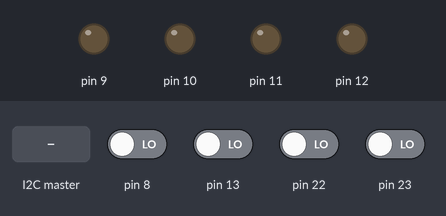
The sketch below on a simulated Arduino Uno, built with avr-gcc and run on an emulated ATmega328P. On the bench: output pins drawn as LEDs (lit = HIGH). The inputs (shaded band) are chosen by the test bench; at power-on: pin 8, pin 13, pin 22, pin 23 LOW.

Above: at 1.2 s.
1.3 s: the I2C master sends the byte 0
At 2.2 s:
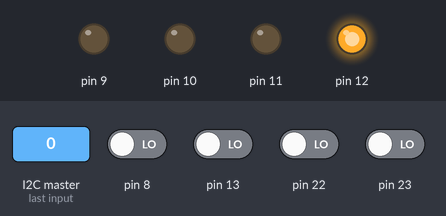
2.8 s: the I2C master sends the byte 2
At 3.4 s:
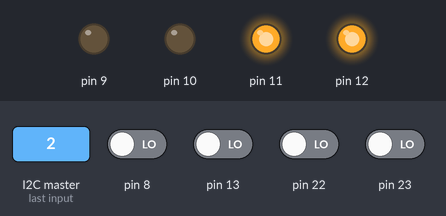
4.3 s: the I2C master sends the byte 1
At 5.7 s:
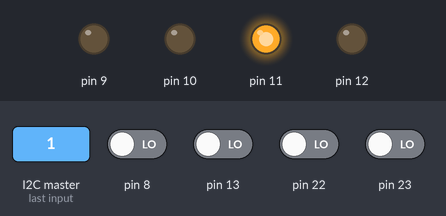
Timing chart, 0 to 7.3 s (numbered marks = the images above; inputs shaded):
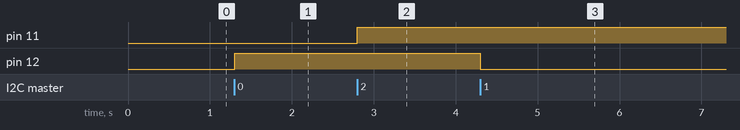

Measured:
- after the input at 1.3 s, pin 12: LOW → HIGH at once
- after the input at 2.8 s, pin 11: LOW → HIGH at once
- after the input at 4.3 s, pin 12: HIGH → LOW at once

The sketch:

Ironvan_Thermostat_v010.ino
```cpp
#include <Wire.h>

// Constant device address set
const byte DEVICE_ADDR = 0x08;

// Device type is a device signature to signify to the control center the commands that the board will accept:
//    temp - board type "thermostat"
//    b100 - PCB version 1.0.0
//    v010 - firmware version 0.1.0
// NOTE:  All DEVICE_TYPE strings will be 14 bytes (ASCII)
const char DEVICE_TYPE[] = "temp_b100_v010";

// Request number used to determine what value to return to the master. Value is set in receiveEvent() and used in requestEvent(). DEFAULT:  Send DEVICE_TYPE
byte requestNumber;

//
bool pinValues;

void setup()
{
  // -- Enable pull-up resistors on I2C line --

  // 0 - pull-up resistors enabled / 1 - pull-up resistors disabled
  MCUCR &= ~(1 << PUD);

  // With DDCn set to 0 (input), 0 - pull-up disabled for pin / 1 - pull-up enabled for pin
  PORTC |= (1 << PC5 | 1 << PC4);

  // 0 - pin configured as input / 1 - pin configured as output
  DDRC &= ~(1 << DDC5 | 1 << DDC4);

  // -- Initialize I2C --

  // Set device address (declared above)
  Wire.begin(DEVICE_ADDR);

  // When a transmission is received at DEVICE_ADDR, receiveEvent() interrupt will be triggered
  Wire.onReceive(receiveEvent);

  // When a transmission is requested from device at DEVICE_ADDR, requestEvent() interrupt will be triggered
  Wire.onRequest(requestEvent);

  // -- Enable control signal pins --
  pinMode(12, OUTPUT);
  pinMode(11, OUTPUT);
  pinMode(10, OUTPUT);
  pinMode(9, OUTPUT);
}

void loop()
{
  // -- Constantly read pin values --
  pinValues = PINB;
}

void receiveEvent(int howMany)
{

  while (Wire.available())
  {
    byte msg = Wire.read();

    switch (msg)
    {

      // COMMAND STRUCTURE
      // 0x00 - 0x07:  Write commands directly to the controller to trigger relays
      // Default:  Store value written by master to the global variable requestNumber. This when sending SMBus commands from the Python master script, a value is written to the slave prior to requesting a value. For example:
      //
      //  bus.read_i2c_block_data(8, 10, 14)
      //
      // This command will first write the value 10 to the slave at address 8, then request a block of data containing 14 bytes. The specific requestNumber values are broken out in requestEvent().

    case 0x00:
      // Fan-low on
      digitalWrite(12, HIGH);
      break;

    case 0x01:
      // Fan-low off
      digitalWrite(12, LOW);
      break;

    case 0x02:
      // Fan-high on
      digitalWrite(11, HIGH);
      break;

    case 0x03:
      // Fan-high off
      digitalWrite(11, LOW);
      break;

    case 0x04:
      // AC on (& fan-high on)
      digitalWrite(11, HIGH);
      digitalWrite(10, HIGH);
      break;

    case 0x05:
      // AC off (& fan-high off)
      digitalWrite(10, LOW);
      digitalWrite(11, LOW);
      break;

    case 0x06:
      // Heat pump on (& fan-high on)
      digitalWrite(11, HIGH);
      digitalWrite(9, HIGH);
      break;

    case 0x07:
      // Heat pump off (& fan-high off)
      digitalWrite(9, LOW);
      digitalWrite(11, LOW);
      break;

    default:
      requestNumber = msg;
      break;
    }
  }
}

void requestEvent()
{
  switch (requestNumber)
  {
  case 0x20:
    Wire.write(DEVICE_TYPE);
    break;
  case 0x21:
    Wire.write(PINB);
  }
}
```
